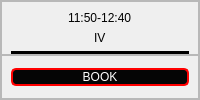
                           <widget class="QFrame" name="frame_57">
                            <property name="frameShape">
                             <enum>QFrame::StyledPanel</enum>
                            </property>
                            <property name="frameShadow">
                             <enum>QFrame::Raised</enum>
                            </property>
                            <layout class="QVBoxLayout" name="verticalLayout_41">
                             <property name="spacing">
                              <number>0</number>
                             </property>
                             <property name="leftMargin">
                              <number>0</number>
                             </property>
                             <property name="topMargin">
                              <number>0</number>
                             </property>
                             <property name="rightMargin">
                              <number>0</number>
                             </property>
                             <property name="bottomMargin">
                              <number>0</number>
                             </property>
                             <item>
                              <widget class="QFrame" name="frame_58">
                               <property name="frameShape">
                                <enum>QFrame::StyledPanel</enum>
                               </property>
                               <property name="frameShadow">
                                <enum>QFrame::Raised</enum>
                               </property>
                               <layout class="QVBoxLayout" name="verticalLayout_42">
                                <property name="bottomMargin">
                                 <number>0</number>
                                </property>
                                <item alignment="Qt::AlignHCenter">
                                 <widget class="QLabel" name="label_27">
                                  <property name="styleSheet">
                                   <string notr="true">font: 10pt &quot;Copperplate Gothic Bold&quot;;
background-color: rgba(0, 0, 0, 0);
color: rgb(0, 0, 0);</string>
                                  </property>
                                  <property name="text">
                                   <string>11:50-12:40</string>
                                  </property>
                                 </widget>
                                </item>
                                <item alignment="Qt::AlignHCenter">
                                 <widget class="QLabel" name="label_28">
                                  <property name="styleSheet">
                                   <string notr="true">font: 10pt &quot;Copperplate Gothic Bold&quot;;
background-color: rgba(0, 0, 0, 0);
color: rgb(0, 0, 0);</string>
                                  </property>
                                  <property name="text">
                                   <string>IV</string>
                                  </property>
                                 </widget>
                                </item>
                                <item>
                                 <widget class="Line" name="line_6">
                                  <property name="styleSheet">
                                   <string notr="true">background-color: rgb(0, 0, 0);</string>
                                  </property>
                                  <property name="orientation">
                                   <enum>Qt::Horizontal</enum>
                                  </property>
                                 </widget>
                                </item>
                               </layout>
                              </widget>
                             </item>
                             <item>
                              <widget class="QFrame" name="frame_59">
                               <property name="frameShape">
                                <enum>QFrame::StyledPanel</enum>
                               </property>
                               <property name="frameShadow">
                                <enum>QFrame::Raised</enum>
                               </property>
                               <layout class="QVBoxLayout" name="verticalLayout_43">
                                <item>
                                 <widget class="QPushButton" name="pushButton_12">
                                  <property name="styleSheet">
                                   <string notr="true">QPushButton#pushButton_12{
 border: 2px solid red;
	font: 10pt &quot;Copperplate Gothic Light&quot;;
	background-color:rgba(0,0,0,250);
    color: rgb(255,255,255);
    border-radius:5px;
}
QPushButton#pushButton_12:hover{
    background-color:rgb(255,255,255);
    color: rgb(0,0,0);
}
QPushButton#pushButton_12:pressed{
    background-color: rgba(255,255,255,210);
}</string>
                                  </property>
                                  <property name="text">
                                   <string>BOOK</string>
                                  </property>
                                  <property name="icon">
                                   <iconset resource="attachments/icons.qrc">
                                    <normaloff>:/icons/edit.svg</normaloff>:/icons/edit.svg</iconset>
                                  </property>
                                  <property name="iconSize">
                                   <size>
                                    <width>20</width>
                                    <height>50</height>
                                   </size>
                                  </property>
                                 </widget>
                                </item>
                               </layout>
                              </widget>
                             </item>
                            </layout>
                           </widget>
